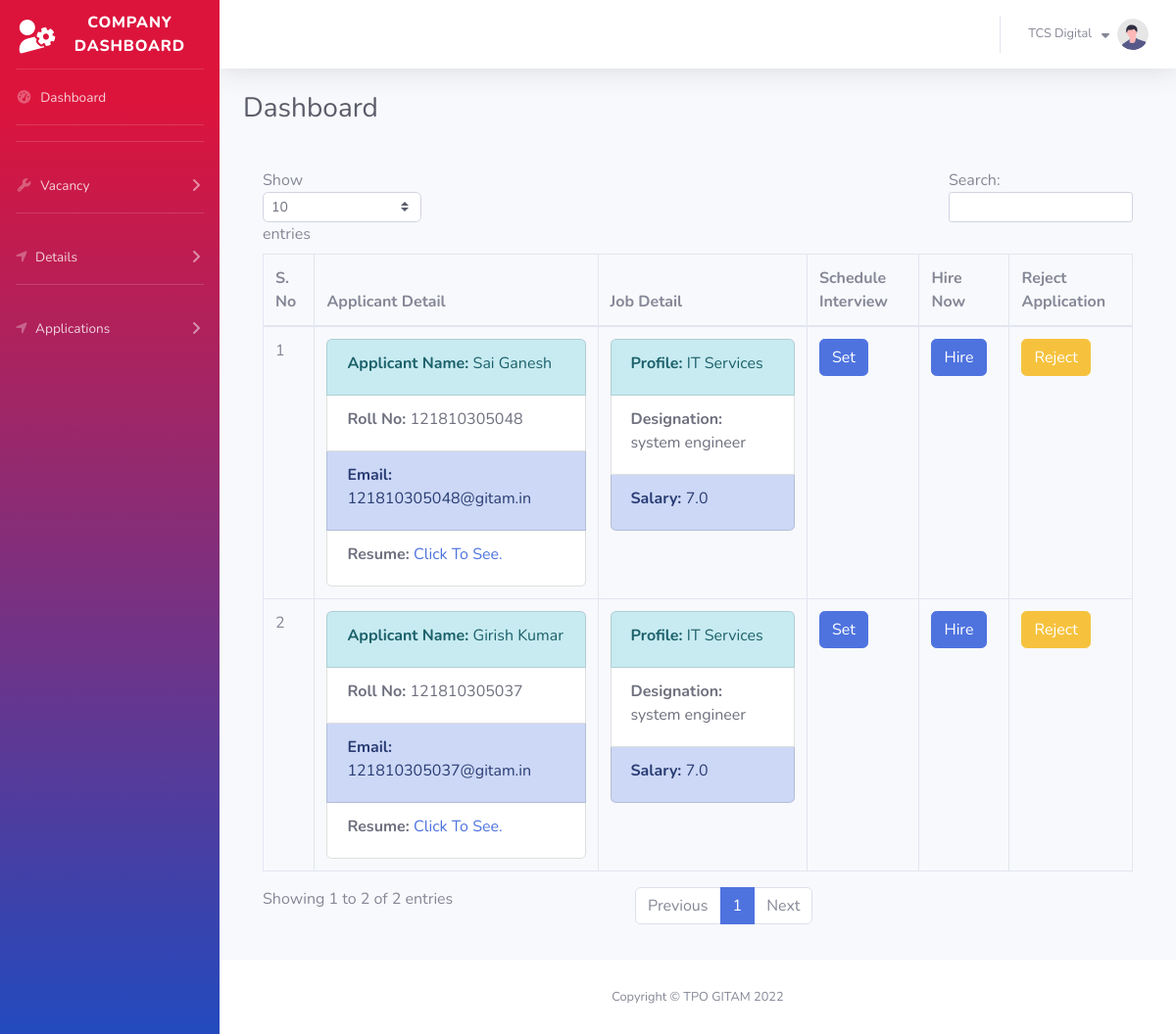
The page /hr/applications.php (signed in) on the database its author committed.
### tables this page shows
CREATE TABLE `hr` (
  `hr_id` int(11) NOT NULL,
  `hr_email` varchar(255) NOT NULL,
  `hr_pass` varchar(255) NOT NULL,
  `hr_fullname` varchar(255) NOT NULL,
  `hr_number` varchar(255) NOT NULL,
  `hr_profile` varchar(255) DEFAULT NULL,
  `hr_companydetails` text NOT NULL
);

CREATE TABLE `vacancy` (
  `vac_id` int(11) NOT NULL,
  `vac_profile` varchar(255) NOT NULL,
  `vac_designation` varchar(255) NOT NULL,
  `vac_salary` varchar(255) NOT NULL,
  `vac_venue` varchar(255) NOT NULL,
  `vac_date` varchar(255) NOT NULL,
  `vac_total` int(11) NOT NULL,
  `vac_company` varchar(255) NOT NULL,
  `vac_status` int(1) NOT NULL DEFAULT 1,
  `vac_job` text NOT NULL,
  `vac_tenth` varchar(255) NOT NULL,
  `vac_twelve` varchar(255) NOT NULL,
  `vac_batch` varchar(255) NOT NULL,
  `vac_backlog` varchar(255) NOT NULL,
  `vac_degree` varchar(255) NOT NULL,
  `vac_branch` varchar(255) NOT NULL,
  `vac_college` varchar(255) NOT NULL
);

CREATE TABLE `student` (
  `student_id` int(11) NOT NULL,
  `student_name` varchar(255) NOT NULL,
  `student_password` varchar(255) DEFAULT NULL,
  `student_idno` varchar(255) DEFAULT NULL,
  `student_no` varchar(255) NOT NULL,
  `student_email` varchar(255) NOT NULL,
  `student_branch` varchar(255) NOT NULL,
  `student_address` text NOT NULL,
  `student_profile` varchar(255) NOT NULL,
  `student_tenth` varchar(255) NOT NULL,
  `student_inter` varchar(255) NOT NULL,
  `student_grad` varchar(255) NOT NULL,
  `student_company` text DEFAULT NULL,
  `student_verify` int(11) DEFAULT NULL COMMENT '0=> not verified\r\n1=> verified\r\n',
  `student_resume` text NOT NULL,
  `student_date` varchar(255) NOT NULL
);

### hr/applications.php (the view, shortened to what this page needs)
<?
include 'includes/header.php';
include "includes/config.php";
?>
<body id="page-top">
    <div id="wrapper">
        <? include "includes/sidebar.php"; ?>
        <div id="content-wrapper" class="d-flex flex-column">
            <div id="content">
                <? include "includes/header2.php"; ?>
                <div class="container-fluid">
                    <h1 class="h3 mb-4 text-gray-800">Dashboard</h1>
                    <div class="card-body">
                            <div class="table-responsive">
                                <table class="table table-bordered" id="dataTable" width="100%" cellspacing="0">
                                    <thead>
                                        <tr>
                                            <th>S. No</th>
                                            <th>Applicant Detail</th>
                                            <th>Job Detail</th>
                                            <th>Schedule Interview</th>
                                            <th>Hire Now</th>
                                            <th>Reject Application</th>
                                        </tr>
                                    </thead>
                                    <tbody>
                                    <?
 $j=1;
                    $applied_jobs = mysqli_query($con,"SELECT * FROM `applied_jobs` WHERE `company_name` = '".$_SESSION['name']."'");
                    while($applied_jobs_row = mysqli_fetch_assoc($applied_jobs)){
                        $get_student = mysqli_query($con,"SELECT * FROM `student` WHERE `student_id` = '".$applied_jobs_row['student_id']."'");
                        while($get_student_row = mysqli_fetch_assoc($get_student)){
                               $vacancy = mysqli_query($con,"SELECT * FROM `vacancy` WHERE `vac_company` = '".$_SESSION['name']."' AND `vac_id` = '".$applied_jobs_row['job_id']."'");
                             while($vacancy_row = mysqli_fetch_assoc($vacancy)){
                         ?>
  <tr>
                                        <td><?=$j++; ?></td>
                                        <td>
                                         <div class="list-group">
                            <div class="list-group-item list-group-item-action list-group-item-info"><label ><b>Applicant Name: </b><?=$get_student_row['student_name'];?></label></div>
                              <div class="list-group-item list-group-item-action"><label ><b>Roll No: </b><?=$get_student_row['student_idno'];?></label> </div>
                              <div class="list-group-item list-group-item-action list-group-item-primary"> <label><b>Email: </b><?=$get_student_row['student_email'];
                              ?></label>  </div>
                               <div class="list-group-item list-group-item-action"><label ><b>Resume: </b><a href="https://www.tauriustech.com/tpo/uploads/resume/<?=$get_student_row['student_resume'];?>" target="_blank">Click To See.</a></label> </div>
                              </div>
                                                </td>
                                            <td><??>
                         <div class="list-group">
                            <div class="list-group-item list-group-item-action list-group-item-info"><label ><b>Profile: </b><?=$vacancy_row['vac_profile'];?></label></div>
                              <div class="list-group-item list-group-item-action"><label ><b>Designation: </b><?=$vacancy_row['vac_designation'];?></label> </div>
                              <div class="list-group-item list-group-item-action list-group-item-primary"> <label><b>Salary: </b><?=$vacancy_row['vac_salary'];?></label>  </div>
                         </div>
                                            </td>
                                              <td>
                                                <?
                                                if($applied_jobs_row['job_interview_status']==0){ ?>
                                                    <a class="btn btn-primary" id="set_interview<?=$applied_jobs_row['applied_jobs_id']?>"
                                                        onclick="set_interview('<?=$applied_jobs_row['applied_jobs_id']?>')">Set</a>
                                                        <?  }elseif($applied_jobs_row['job_interview_status']==1) { ?>
                                                            Link Sent.
                                                         <?  }
                                                         ?>
                                            </td>
                                 <td>
                                                <?
                                                if($applied_jobs_row['job_status']==1){ ?>
                                                    <a class="btn btn-primary" href="applications.php?hire=<?=$applied_jobs_row['applied_jobs_id']?>&mail=<?=$get_student_row['student_email'];?>&=<?=$get_student_row['student_name'];?>">Hire</a>
                                                        <?  }elseif($applied_jobs_row['job_status']==2) { ?>
                                                            Hired
                                                         <?  }elseif($applied_jobs_row['job_status']==3) { ?>
                                                            Rejected
                                                        <? }
                                                         ?>
                                            </td>
                                            <td>
                                                <? if($applied_jobs_row['job_status']==1){ ?>
                                                    <a class="btn btn-warning" href="applications.php?reject=<?=$applied_jobs_row['applied_jobs_id']?>">Reject</a>
                                                        <?  }elseif($applied_jobs_row['job_status']==2) { ?>
                                                            Hired
                                                         <?  }elseif($applied_jobs_row['job_status']==3) { ?>
                                                            Rejected
                                                        <? } ?>
                                            </td>
                                        </tr>
              <?
                         }
                        }
                    }
                                    ?>
                                    </tbody>
                                </table>
                            </div>
                        </div>
                </div>
            </div>
<?  include "includes/footer.php"; ?>

### hr/includes/header.php (shortened to what this page needs)
<!DOCTYPE html>
<html lang="en">
<head>
    <link href="css/sb-admin-2.css" rel="stylesheet">
</head>

### hr/includes/sidebar.php (shortened to what this page needs)
<ul class="navbar-nav bg-gradient-primary sidebar sidebar-dark accordion" id="accordionSidebar">
    <a class="sidebar-brand d-flex align-items-center justify-content-center" href="dashboard.php">
        <div class="sidebar-brand-icon rotate-n-15">
        <i class="fas fa-user-cog"></i>
        </div>
        <div class="sidebar-brand-text mx-3">Company Dashboard</div>
    </a>
    <hr class="sidebar-divider my-0">
    <li class="nav-item">
        <a class="nav-link active" href="dashboard.php">
            <i class="fas fa-fw fa-tachometer-alt"></i>
            <span>Dashboard</span></a>
    </li>
    <hr class="sidebar-divider">
    <hr class="sidebar-divider">
    <li class="nav-item">
        <a class="nav-link collapsed" href="#" data-toggle="collapse" data-target="#collapsevendor"
            aria-expanded="true" aria-controls="collapsevendor">
            <i class="fas fa-fw fa-wrench"></i>
            <span>Vacancy</span>
        </a>
    </li>
    <hr class="sidebar-divider">
    <li class="nav-item">
        <a class="nav-link collapsed" href="#" data-toggle="collapse" data-target="#location"
            aria-expanded="true" aria-controls="location">
            <i class="fas fa-location-arrow"></i>
            <span>Details</span>
        </a>
    </li>
    <hr class="sidebar-divider">
    <li class="nav-item">
        <a class="nav-link collapsed" href="#" data-toggle="collapse" data-target="#appli"
            aria-expanded="true" aria-controls="appli">
            <i class="fas fa-location-arrow"></i>
            <span>Applications</span>
        </a>
    </li>
</ul>

### hr/includes/header2.php (shortened to what this page needs)
<?
 $sql=mysqli_query($con,"SELECT * from `hr` where hr_id='".$_SESSION['hr_id']."'");
 $row=mysqli_fetch_assoc($sql);
 ?>
 <nav class="navbar navbar-expand navbar-light bg-white topbar mb-4 static-top shadow">
<ul class="navbar-nav ml-auto">
    <li class="nav-item dropdown no-arrow">
        <a class="nav-link dropdown-toggle" href="#" id="userDropdown" role="button"
            data-toggle="dropdown" aria-haspopup="true" aria-expanded="false">
            <span class="mr-2 d-none d-lg-inline text-gray-600 small"><?=$row['hr_fullname']?>&nbsp;&nbsp;&nbsp;<i class="fas fa-sort-down"></i></span>
            <img class="img-profile rounded-circle"
                src="img/undraw_profile.svg">
        </a>
    </li>
</ul>
</nav>

### hr/includes/footer.php (shortened to what this page needs)
            <footer class="sticky-footer bg-white">
                <div class="container my-auto">
                    <div class="copyright text-center my-auto">
                        <span>Copyright &copy; TPO GITAM <?=date('Y');?></span>
                    </div>
                </div>
            </footer>
        </div>
    </div>
</body>
</html>

### rows shown on the page
hr: hr_fullname "TCS Digital"
student: student_name "Sai Ganesh", student_idno "121810305048", student_email "121810305048@gitam.in"
vacancy: vac_profile "IT Services", vac_designation "system engineer", vac_salary "7.0"
student: student_name "Girish Kumar", student_idno "121810305037", student_email "121810305037@gitam.in"
